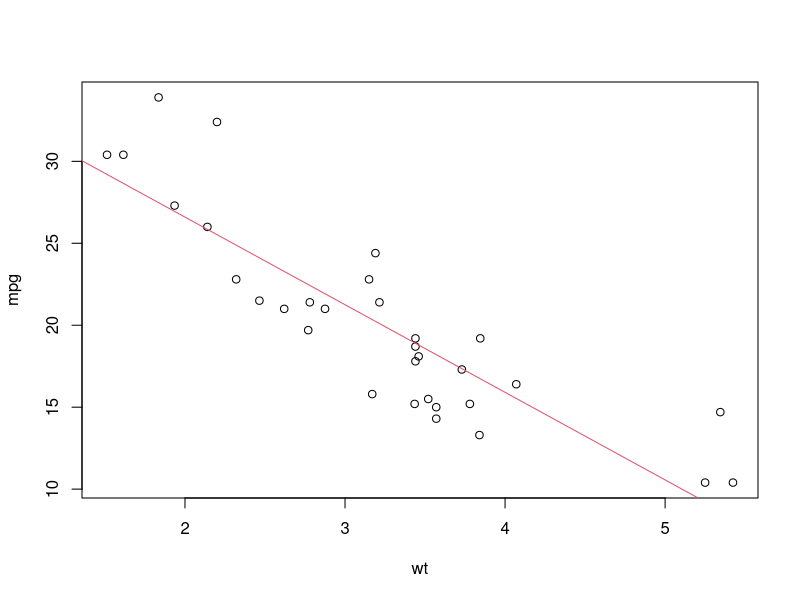

This figure's R source:
## ---- chunk 1
knitr::opts_chunk$set(echo = FALSE)
## ---- chunk 2
head(mtcars)
## ---- chunk 3
fit <- lm(mpg ~ wt, mtcars)
with(mtcars,    {plot(mpg~wt)
                abline(fit, col=2)})
fit
